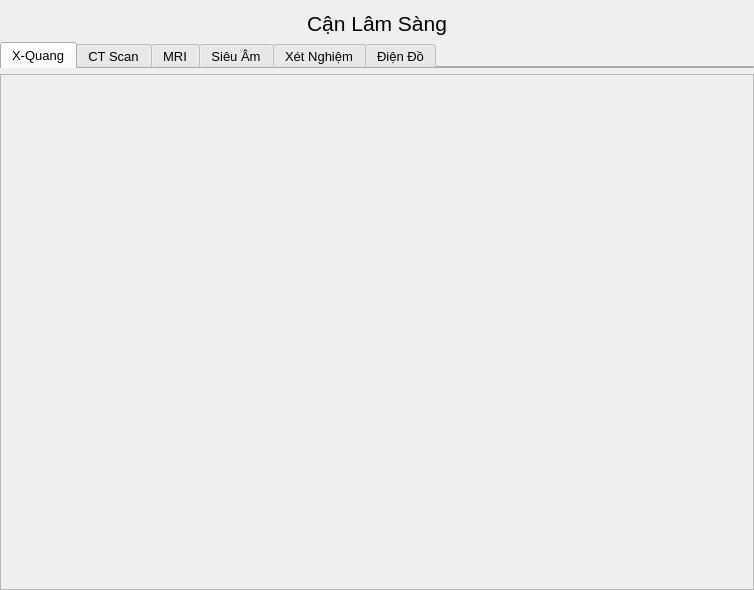
<?xml version="1.0" encoding="UTF-8"?>
<ui version="4.0">
 <class>Preclinical</class>
 <widget class="QFrame" name="Preclinical">
  <property name="geometry">
   <rect>
    <x>0</x>
    <y>0</y>
    <width>754</width>
    <height>590</height>
   </rect>
  </property>
  <property name="minimumSize">
   <size>
    <width>555</width>
    <height>540</height>
   </size>
  </property>
  <property name="font">
   <font>
    <pointsize>12</pointsize>
   </font>
  </property>
  <property name="windowTitle">
   <string>Cận Lâm Sàng - IDPatient - FullName</string>
  </property>
  <property name="styleSheet">
   <string notr="true"/>
  </property>
  <layout class="QVBoxLayout" name="verticalLayout" stretch="0,0,9">
   <property name="leftMargin">
    <number>0</number>
   </property>
   <property name="rightMargin">
    <number>0</number>
   </property>
   <property name="bottomMargin">
    <number>0</number>
   </property>
   <item>
    <layout class="QHBoxLayout" name="horizontalLayout">
     <item>
      <spacer name="horizontalSpacer">
       <property name="orientation">
        <enum>Qt::Horizontal</enum>
       </property>
       <property name="sizeHint" stdset="0">
        <size>
         <width>40</width>
         <height>20</height>
        </size>
       </property>
      </spacer>
     </item>
     <item>
      <widget class="QLabel" name="label">
       <property name="font">
        <font>
         <pointsize>16</pointsize>
        </font>
       </property>
       <property name="text">
        <string>Cận Lâm Sàng</string>
       </property>
      </widget>
     </item>
     <item>
      <spacer name="horizontalSpacer_2">
       <property name="orientation">
        <enum>Qt::Horizontal</enum>
       </property>
       <property name="sizeHint" stdset="0">
        <size>
         <width>40</width>
         <height>20</height>
        </size>
       </property>
      </spacer>
     </item>
    </layout>
   </item>
   <item>
    <widget class="QTabWidget" name="tabPreclinical">
     <property name="minimumSize">
      <size>
       <width>0</width>
       <height>26</height>
      </size>
     </property>
     <property name="maximumSize">
      <size>
       <width>16777215</width>
       <height>26</height>
      </size>
     </property>
     <property name="font">
      <font>
       <pointsize>10</pointsize>
      </font>
     </property>
     <property name="currentIndex">
      <number>0</number>
     </property>
     <widget class="QWidget" name="tab">
      <attribute name="title">
       <string>X-Quang</string>
      </attribute>
     </widget>
     <widget class="QWidget" name="tab_2">
      <attribute name="title">
       <string>CT Scan</string>
      </attribute>
     </widget>
     <widget class="QWidget" name="tab_3">
      <attribute name="title">
       <string>MRI</string>
      </attribute>
     </widget>
     <widget class="QWidget" name="tab_4">
      <attribute name="title">
       <string>Siêu Âm</string>
      </attribute>
     </widget>
     <widget class="QWidget" name="tab_5">
      <attribute name="title">
       <string>Xét Nghiệm</string>
      </attribute>
     </widget>
     <widget class="QWidget" name="tab_6">
      <attribute name="title">
       <string>Điện Đồ</string>
      </attribute>
     </widget>
    </widget>
   </item>
   <item>
    <widget class="QFrame" name="mainFrame">
     <property name="minimumSize">
      <size>
       <width>540</width>
       <height>353</height>
      </size>
     </property>
     <property name="font">
      <font>
       <pointsize>12</pointsize>
      </font>
     </property>
     <property name="frameShape">
      <enum>QFrame::StyledPanel</enum>
     </property>
     <property name="frameShadow">
      <enum>QFrame::Raised</enum>
     </property>
     <layout class="QVBoxLayout" name="verticalLayout_2">
      <property name="spacing">
       <number>0</number>
      </property>
      <property name="leftMargin">
       <number>0</number>
      </property>
      <property name="topMargin">
       <number>0</number>
      </property>
      <property name="rightMargin">
       <number>0</number>
      </property>
      <property name="bottomMargin">
       <number>0</number>
      </property>
      <item>
       <layout class="QVBoxLayout" name="mainLayout"/>
      </item>
     </layout>
    </widget>
   </item>
  </layout>
 </widget>
 <resources/>
 <connections/>
</ui>
